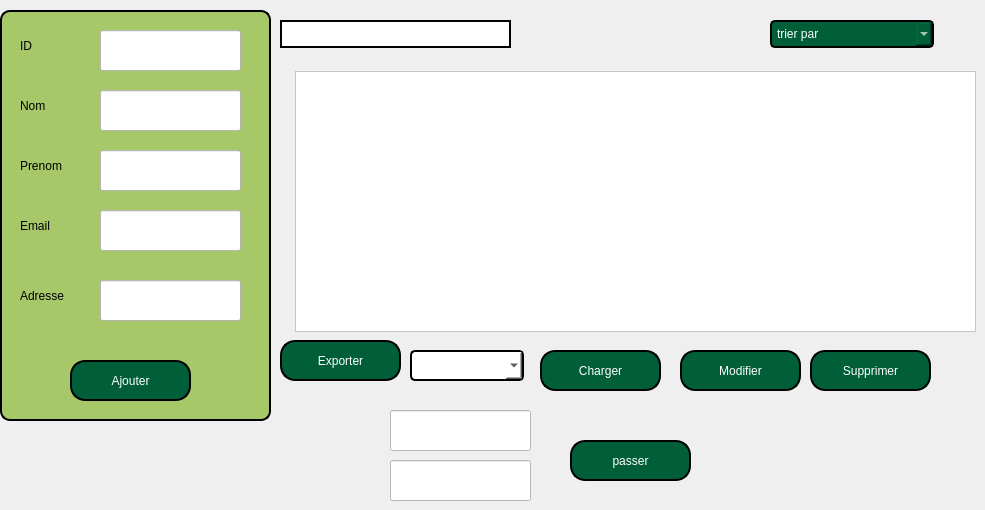
       <widget class="QWidget" name="tab_8">
        <attribute name="title">
         <string>Tab 1</string>
        </attribute>
        <widget class="QLineEdit" name="adresse">
         <property name="geometry">
          <rect>
           <x>100</x>
           <y>280</y>
           <width>141</width>
           <height>41</height>
          </rect>
         </property>
         <property name="styleSheet">
          <string notr="true">background-color: rgb(255, 255, 255);
color:black;</string>
         </property>
        </widget>
        <widget class="QLineEdit" name="nom1_2">
         <property name="geometry">
          <rect>
           <x>100</x>
           <y>90</y>
           <width>141</width>
           <height>41</height>
          </rect>
         </property>
         <property name="styleSheet">
          <string notr="true">background-color: rgb(255, 255, 255);
color:black;</string>
         </property>
        </widget>
        <widget class="QLabel" name="label_9">
         <property name="geometry">
          <rect>
           <x>0</x>
           <y>0</y>
           <width>271</width>
           <height>421</height>
          </rect>
         </property>
         <property name="styleSheet">
          <string notr="true">QLabel {
    background-color: #a6c868;     /* Set background color to white */
    border: 2px solid;   /* Set border color */
    border-radius: 10px;         /* Rounded corners */
    margin-top: 10px;            /* Space for the title */
    padding: 10px;               /* Padding inside the box */
}</string>
         </property>
         <property name="text">
          <string/>
         </property>
        </widget>
        <widget class="QLineEdit" name="id_client">
         <property name="geometry">
          <rect>
           <x>100</x>
           <y>30</y>
           <width>141</width>
           <height>41</height>
          </rect>
         </property>
         <property name="font">
          <font>
           <pointsize>8</pointsize>
          </font>
         </property>
         <property name="styleSheet">
          <string notr="true">background-color: rgb(255, 255, 255);
color:black;</string>
         </property>
        </widget>
        <widget class="QLineEdit" name="prenom1_2">
         <property name="geometry">
          <rect>
           <x>100</x>
           <y>150</y>
           <width>141</width>
           <height>41</height>
          </rect>
         </property>
         <property name="styleSheet">
          <string notr="true">background-color: rgb(255, 255, 255);
color:black;</string>
         </property>
        </widget>
        <widget class="QLineEdit" name="email_2">
         <property name="geometry">
          <rect>
           <x>100</x>
           <y>210</y>
           <width>141</width>
           <height>41</height>
          </rect>
         </property>
         <property name="styleSheet">
          <string notr="true">background-color: rgb(255, 255, 255);
color:black;</string>
         </property>
        </widget>
        <widget class="QPushButton" name="pushButton_10">
         <property name="geometry">
          <rect>
           <x>70</x>
           <y>360</y>
           <width>121</width>
           <height>41</height>
          </rect>
         </property>
         <property name="styleSheet">
          <string notr="true">QPushButton {
    color: white;                      /* Text color */
    border: 2px solid black;         /* Border width and color */
    border-radius: 15px;              /* Round the corners */
    background-color: #005e38;        /* Optional: Set a background color */
    padding: 10px 20px;               /* Add padding for better aesthetics */
}

QPushButton:hover {
    background-color: #45a049;        /* Change background color on hover */
}

QPushButton:pressed {
    background-color: #3e8e41;        /* Change background color when pressed */
}</string>
         </property>
         <property name="text">
          <string>Ajouter</string>
         </property>
        </widget>
        <widget class="QPushButton" name="exporter">
         <property name="geometry">
          <rect>
           <x>280</x>
           <y>340</y>
           <width>121</width>
           <height>41</height>
          </rect>
         </property>
         <property name="styleSheet">
          <string notr="true">QPushButton {
    color: white;                      /* Text color */
    border: 2px solid black;         /* Border width and color */
    border-radius: 15px;              /* Round the corners */
    background-color: #005e38;        /* Optional: Set a background color */
    padding: 10px 20px;               /* Add padding for better aesthetics */
}

QPushButton:hover {
    background-color: #45a049;        /* Change background color on hover */
}

QPushButton:pressed {
    background-color: #3e8e41;        /* Change background color when pressed */
}</string>
         </property>
         <property name="text">
          <string>Exporter</string>
         </property>
        </widget>
        <widget class="QPushButton" name="pushButton_12">
         <property name="geometry">
          <rect>
           <x>680</x>
           <y>350</y>
           <width>121</width>
           <height>41</height>
          </rect>
         </property>
         <property name="styleSheet">
          <string notr="true">QPushButton {
    color: white;                      /* Text color */
    border: 2px solid black;         /* Border width and color */
    border-radius: 15px;              /* Round the corners */
    background-color: #005e38;        /* Optional: Set a background color */
    padding: 10px 20px;               /* Add padding for better aesthetics */
}

QPushButton:hover {
    background-color: #45a049;        /* Change background color on hover */
}

QPushButton:pressed {
    background-color: #3e8e41;        /* Change background color when pressed */
}</string>
         </property>
         <property name="text">
          <string>Modifier</string>
         </property>
        </widget>
        <widget class="QPushButton" name="pushButton_13">
         <property name="geometry">
          <rect>
           <x>810</x>
           <y>350</y>
           <width>121</width>
           <height>41</height>
          </rect>
         </property>
         <property name="styleSheet">
          <string notr="true">QPushButton {
    color: white;                      /* Text color */
    border: 2px solid black;         /* Border width and color */
    border-radius: 15px;              /* Round the corners */
    background-color: #005e38;        /* Optional: Set a background color */
    padding: 10px 20px;               /* Add padding for better aesthetics */
}

QPushButton:hover {
    background-color: #45a049;        /* Change background color on hover */
}

QPushButton:pressed {
    background-color: #3e8e41;        /* Change background color when pressed */
}</string>
         </property>
         <property name="text">
          <string>Supprimer</string>
         </property>
        </widget>
        <widget class="QLineEdit" name="lineEdit_2">
         <property name="geometry">
          <rect>
           <x>280</x>
           <y>20</y>
           <width>231</width>
           <height>28</height>
          </rect>
         </property>
         <property name="styleSheet">
          <string notr="true">background-color: rgb(255, 255, 255);
border: 2px solid black;
color:black;</string>
         </property>
        </widget>
        <widget class="QComboBox" name="comboBox_2">
         <property name="geometry">
          <rect>
           <x>770</x>
           <y>20</y>
           <width>164</width>
           <height>28</height>
          </rect>
         </property>
         <property name="styleSheet">
          <string notr="true">QComboBox {
    background-color: rgb(0, 85, 0);/* Background color */
    color: #ffffff;              /* Text color */
    border: 2px solid black;   /* Border color and thickness */
    border-radius: 5px;         /* Rounded corners */
    padding: 5px;               /* Padding around the text */
    min-width: 150px;           /* Minimum width */
}





QComboBox:hover {
    border: 2px solid #a6c868 ;  /* Darker border on hover */
}

QComboBox:editable {
    background-color: rgb(0, 85, 0);        /* Background color when editable */
}

QComboBox:!editable, QComboBox::drop-down:editable {
    background-color:  #005e38;       /* Background color when not editable */
}

QComboBox:focus {
    border: 2px solid black;  /* Border color when focused */
}
</string>
         </property>
         <item>
          <property name="text">
           <string>trier par</string>
          </property>
         </item>
         <item>
          <property name="text">
           <string>nom a-z</string>
          </property>
         </item>
         <item>
          <property name="text">
           <string> nom z-a</string>
          </property>
         </item>
         <item>
          <property name="text">
           <string>id croissant</string>
          </property>
         </item>
         <item>
          <property name="text">
           <string>id decroissant</string>
          </property>
         </item>
         <item>
          <property name="text">
           <string>date</string>
          </property>
         </item>
        </widget>
        <widget class="QComboBox" name="comboBox_7">
         <property name="geometry">
          <rect>
           <x>410</x>
           <y>350</y>
           <width>114</width>
           <height>31</height>
          </rect>
         </property>
         <property name="styleSheet">
          <string notr="true">QComboBox {
    background-color: white;/* Background color */
    color: black;              /* Text color */
    border: 2px solid black;   /* Border color and thickness */
    border-radius: 5px;         /* Rounded corners */
    padding: 5px;               /* Padding around the text */
    min-width: 100px;           /* Minimum width */
}





QComboBox:hover {
    border: 2px solid #a6c868 ;  /* Darker border on hover */
}

QComboBox:editable {
    background-color: white;        /* Background color when editable */
}

QComboBox:!editable, QComboBox::drop-down:editable {
    background-color:  white;       /* Background color when not editable */
}

QComboBox:focus {
    border: 2px solid black;  /* Border color when focused */
}
</string>
         </property>
        </widget>
        <widget class="QTableView" name="tableView_5">
         <property name="geometry">
          <rect>
           <x>295</x>
           <y>71</y>
           <width>681</width>
           <height>261</height>
          </rect>
         </property>
         <property name="styleSheet">
          <string notr="true">background-color: rgb(255, 255, 255);</string>
         </property>
        </widget>
        <widget class="QPushButton" name="charger">
         <property name="geometry">
          <rect>
           <x>540</x>
           <y>350</y>
           <width>121</width>
           <height>41</height>
          </rect>
         </property>
         <property name="styleSheet">
          <string notr="true">QPushButton {
    color: white;                      /* Text color */
    border: 2px solid black;         /* Border width and color */
    border-radius: 15px;              /* Round the corners */
    background-color: #005e38;        /* Optional: Set a background color */
    padding: 10px 20px;               /* Add padding for better aesthetics */
}

QPushButton:hover {
    background-color: #45a049;        /* Change background color on hover */
}

QPushButton:pressed {
    background-color: #3e8e41;        /* Change background color when pressed */
}</string>
         </property>
         <property name="text">
          <string>Charger</string>
         </property>
        </widget>
        <widget class="QLabel" name="label_24">
         <property name="geometry">
          <rect>
           <x>20</x>
           <y>30</y>
           <width>71</width>
           <height>31</height>
          </rect>
         </property>
         <property name="text">
          <string>ID</string>
         </property>
        </widget>
        <widget class="QLabel" name="label_25">
         <property name="geometry">
          <rect>
           <x>20</x>
           <y>90</y>
           <width>71</width>
           <height>31</height>
          </rect>
         </property>
         <property name="text">
          <string>Nom</string>
         </property>
        </widget>
        <widget class="QLabel" name="label_26">
         <property name="geometry">
          <rect>
           <x>20</x>
           <y>150</y>
           <width>71</width>
           <height>31</height>
          </rect>
         </property>
         <property name="text">
          <string>Prenom</string>
         </property>
        </widget>
        <widget class="QLabel" name="label_27">
         <property name="geometry">
          <rect>
           <x>20</x>
           <y>210</y>
           <width>71</width>
           <height>31</height>
          </rect>
         </property>
         <property name="text">
          <string>Email</string>
         </property>
        </widget>
        <widget class="QLabel" name="label_28">
         <property name="geometry">
          <rect>
           <x>20</x>
           <y>280</y>
           <width>71</width>
           <height>31</height>
          </rect>
         </property>
         <property name="text">
          <string>Adresse</string>
         </property>
        </widget>
        <widget class="QLineEdit" name="IDCL_c">
         <property name="geometry">
          <rect>
           <x>390</x>
           <y>410</y>
           <width>141</width>
           <height>41</height>
          </rect>
         </property>
         <property name="styleSheet">
          <string notr="true">background-color: rgb(255, 255, 255);
color:black;</string>
         </property>
        </widget>
        <widget class="QLineEdit" name="IDC_c">
         <property name="geometry">
          <rect>
           <x>390</x>
           <y>460</y>
           <width>141</width>
           <height>41</height>
          </rect>
         </property>
         <property name="styleSheet">
          <string notr="true">background-color: rgb(255, 255, 255);
color:black;</string>
         </property>
        </widget>
        <widget class="QPushButton" name="pushButton_11">
         <property name="geometry">
          <rect>
           <x>570</x>
           <y>440</y>
           <width>121</width>
           <height>41</height>
          </rect>
         </property>
         <property name="styleSheet">
          <string notr="true">QPushButton {
    color: white;                      /* Text color */
    border: 2px solid black;         /* Border width and color */
    border-radius: 15px;              /* Round the corners */
    background-color: #005e38;        /* Optional: Set a background color */
    padding: 10px 20px;               /* Add padding for better aesthetics */
}

QPushButton:hover {
    background-color: #45a049;        /* Change background color on hover */
}

QPushButton:pressed {
    background-color: #3e8e41;        /* Change background color when pressed */
}</string>
         </property>
         <property name="text">
          <string>passer</string>
         </property>
        </widget>
        <widget class="QLabel" name="label_53">
         <property name="geometry">
          <rect>
           <x>30</x>
           <y>450</y>
           <width>41</width>
           <height>41</height>
          </rect>
         </property>
         <property name="styleSheet">
          <string notr="true">image: url(:/boite/boite.jpeg);</string>
         </property>
         <property name="text">
          <string/>
         </property>
        </widget>
        <zorder>label_9</zorder>
        <zorder>tableView_5</zorder>
        <zorder>label_24</zorder>
        <zorder>label_25</zorder>
        <zorder>label_26</zorder>
        <zorder>label_27</zorder>
        <zorder>label_28</zorder>
        <zorder>id_client</zorder>
        <zorder>prenom1_2</zorder>
        <zorder>email_2</zorder>
        <zorder>pushButton_10</zorder>
        <zorder>exporter</zorder>
        <zorder>pushButton_12</zorder>
        <zorder>pushButton_13</zorder>
        <zorder>lineEdit_2</zorder>
        <zorder>comboBox_2</zorder>
        <zorder>nom1_2</zorder>
        <zorder>adresse</zorder>
        <zorder>comboBox_7</zorder>
        <zorder>charger</zorder>
        <zorder>IDCL_c</zorder>
        <zorder>IDC_c</zorder>
        <zorder>pushButton_11</zorder>
        <zorder>label_53</zorder>
       </widget>
